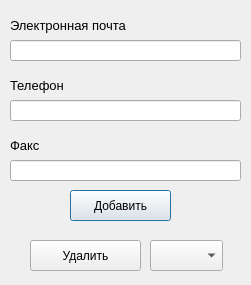
<?xml version="1.0" encoding="UTF-8"?>
<ui version="4.0">
 <class>Dialog</class>
 <widget class="QDialog" name="Dialog">
  <property name="geometry">
   <rect>
    <x>0</x>
    <y>0</y>
    <width>251</width>
    <height>285</height>
   </rect>
  </property>
  <property name="windowTitle">
   <string>Новый поставщик</string>
  </property>
  <widget class="QLabel" name="label">
   <property name="geometry">
    <rect>
     <x>10</x>
     <y>10</y>
     <width>181</width>
     <height>31</height>
    </rect>
   </property>
   <property name="font">
    <font>
     <pointsize>10</pointsize>
    </font>
   </property>
   <property name="text">
    <string>Электронная почта</string>
   </property>
  </widget>
  <widget class="QLabel" name="label_2">
   <property name="geometry">
    <rect>
     <x>10</x>
     <y>70</y>
     <width>181</width>
     <height>31</height>
    </rect>
   </property>
   <property name="font">
    <font>
     <pointsize>10</pointsize>
    </font>
   </property>
   <property name="text">
    <string>Телефон</string>
   </property>
  </widget>
  <widget class="QLabel" name="label_3">
   <property name="geometry">
    <rect>
     <x>10</x>
     <y>130</y>
     <width>181</width>
     <height>31</height>
    </rect>
   </property>
   <property name="font">
    <font>
     <pointsize>10</pointsize>
    </font>
   </property>
   <property name="text">
    <string>Факс</string>
   </property>
  </widget>
  <widget class="QLineEdit" name="mail_line">
   <property name="geometry">
    <rect>
     <x>10</x>
     <y>40</y>
     <width>231</width>
     <height>21</height>
    </rect>
   </property>
  </widget>
  <widget class="QLineEdit" name="phone_line">
   <property name="geometry">
    <rect>
     <x>10</x>
     <y>100</y>
     <width>231</width>
     <height>21</height>
    </rect>
   </property>
  </widget>
  <widget class="QLineEdit" name="fax_line">
   <property name="geometry">
    <rect>
     <x>10</x>
     <y>160</y>
     <width>231</width>
     <height>21</height>
    </rect>
   </property>
  </widget>
  <widget class="QPushButton" name="add_button">
   <property name="geometry">
    <rect>
     <x>70</x>
     <y>190</y>
     <width>101</width>
     <height>31</height>
    </rect>
   </property>
   <property name="text">
    <string>Добавить</string>
   </property>
  </widget>
  <widget class="QComboBox" name="supplier_box">
   <property name="geometry">
    <rect>
     <x>150</x>
     <y>240</y>
     <width>73</width>
     <height>31</height>
    </rect>
   </property>
  </widget>
  <widget class="QPushButton" name="delete_btn">
   <property name="geometry">
    <rect>
     <x>30</x>
     <y>240</y>
     <width>111</width>
     <height>31</height>
    </rect>
   </property>
   <property name="text">
    <string>Удалить</string>
   </property>
  </widget>
 </widget>
 <resources/>
 <connections/>
</ui>
